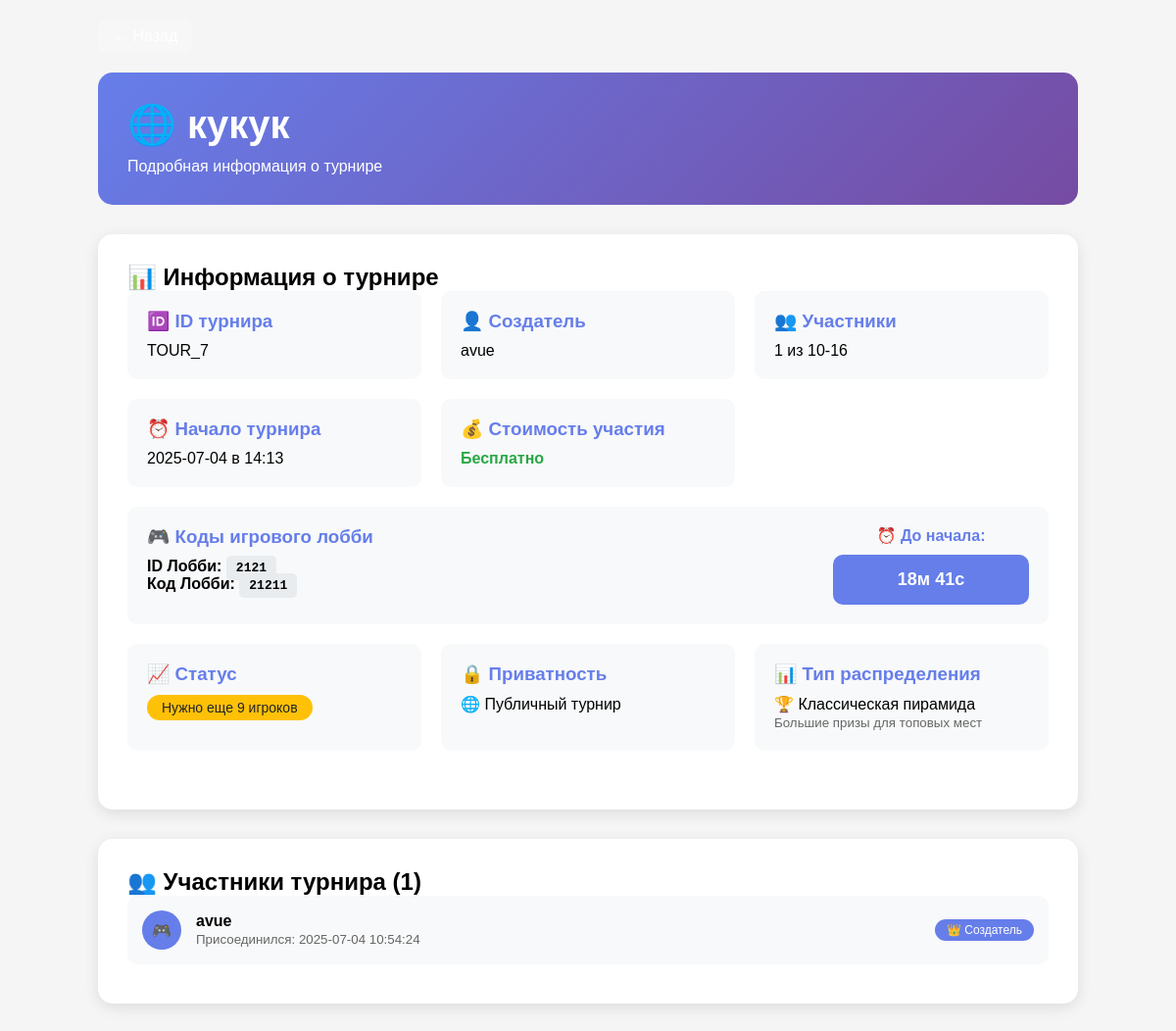
/tournament/7, run on an earlier commit of the app's database.
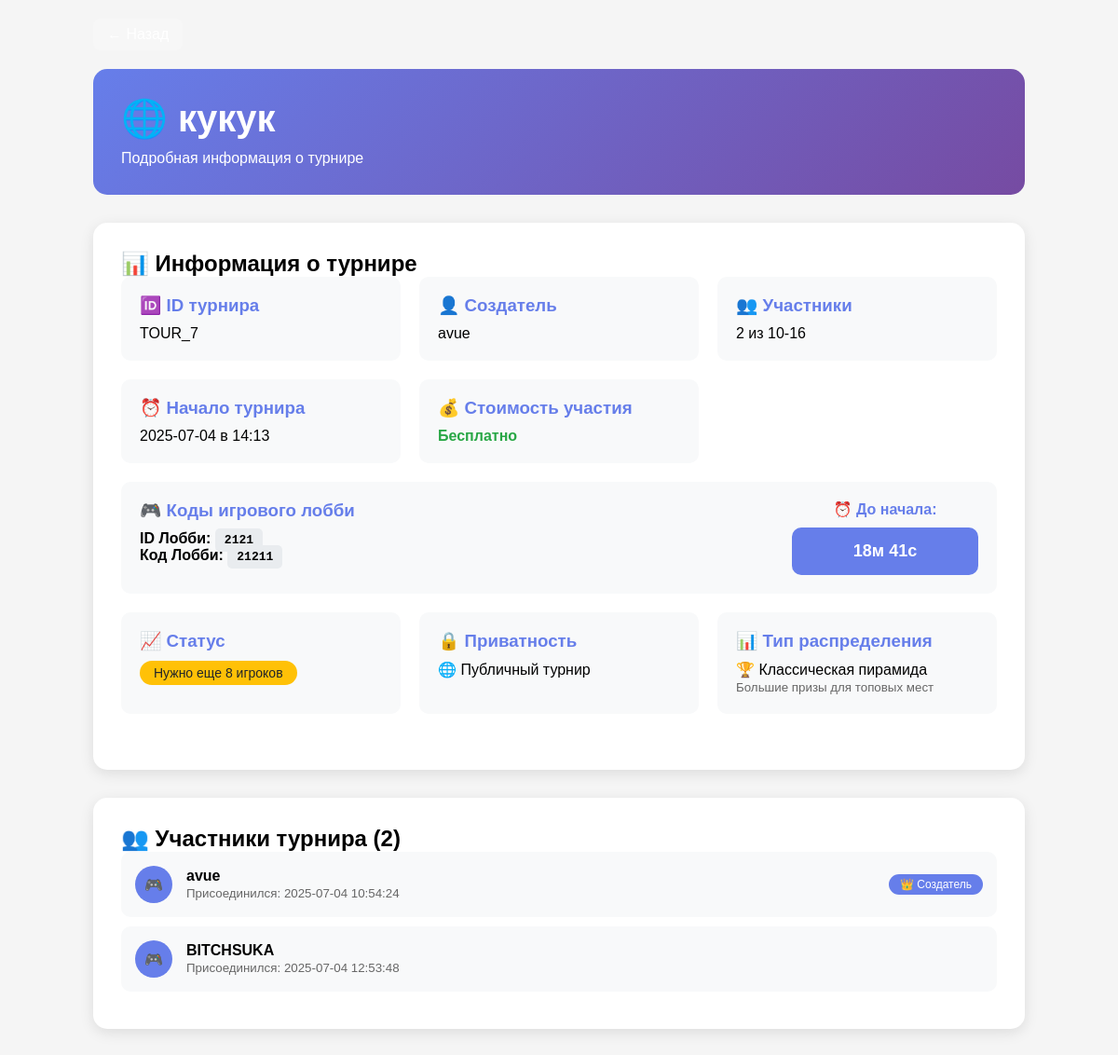
And on a later commit of the database.
### tables this page shows
CREATE TABLE tournaments (
                id INTEGER PRIMARY KEY AUTOINCREMENT,
                name TEXT NOT NULL,
                min_players INTEGER NOT NULL,
                max_players INTEGER NOT NULL,
                current_players INTEGER DEFAULT 0,
                status TEXT DEFAULT 'Набор участников',
                creator_username TEXT NOT NULL,
                start_date TEXT,
                start_time TEXT,
                entry_fee REAL DEFAULT 0,
                prize_pool REAL DEFAULT 0,
                tournament_type TEXT DEFAULT 'public',
                tournament_password TEXT,
                lobby_id TEXT,
                lobby_code TEXT,
                prize_distribution_type TEXT DEFAULT 'pyramid',
                created_at TIMESTAMP DEFAULT CURRENT_TIMESTAMP,
                FOREIGN KEY (creator_username) REFERENCES users (unique_username)
            );

CREATE TABLE tournament_participants (
                id INTEGER PRIMARY KEY AUTOINCREMENT,
                tournament_id INTEGER NOT NULL,
                username TEXT NOT NULL,
                joined_at TIMESTAMP DEFAULT CURRENT_TIMESTAMP,
                payment_status TEXT DEFAULT 'pending',
                FOREIGN KEY (tournament_id) REFERENCES tournaments (id),
                FOREIGN KEY (username) REFERENCES users (unique_username),
                UNIQUE(tournament_id, username)
            );

### web/app.py (the view, shortened to what this page needs)
@app.route('/tournament/<int:tournament_id>')
def tournament_detail(tournament_id):
    user = session.get('user')
    tournament = get_tournament_with_lobby_db(tournament_id)
    if not tournament:
        flash('Турнир не найден', 'error')
        return redirect(url_for('index'))
    tournament['participants'] = get_tournament_participants(tournament_id)
    return render_template('tournament_detail.html',
                         tournament=tournament,
                         bot_name=BOT_NAME,
                         user=user)

### web/templates/tournament_detail.html (shortened to what this page needs)
<!DOCTYPE html>
<html lang="ru">
<head>
</head>
<body>
    <div class="container">
        <a href="javascript:history.back()" class="back-btn">← Назад</a>
        <div class="header">
            <h1>
                {% if tournament.tournament_type == 'private' %}
                    🔒 {{ tournament.name }}
                {% else %}
                    🌐 {{ tournament.name }}
                {% endif %}
            </h1>
            <p>Подробная информация о турнире</p>
        </div>
        <div class="tournament-info">
            <h2>📊 Информация о турнире</h2>
            <div class="info-grid">
                <div class="info-item">
                    <h3>🆔 ID турнира</h3>
                    <p>TOUR_{{ tournament.id }}</p>
                </div>
                <div class="info-item">
                    <h3>👤 Создатель</h3>
                    <p>{{ tournament.creator }}</p>
                </div>
                <div class="info-item">
                    <h3>👥 Участники</h3>
                    <p>{{ tournament.current_players }} из {{ tournament.min_players }}-{{ tournament.max_players }}</p>
                </div>
                {% if tournament.start_date %}
                <div class="info-item">
                    <h3>⏰ Начало турнира</h3>
                    <p>{{ tournament.start_date }} в {{ tournament.start_time }}</p>
                </div>
                {% endif %}
                <div class="info-item">
                    <h3>💰 Стоимость участия</h3>
                    {% if tournament.entry_fee and tournament.entry_fee > 0 %}
                        <p>${{ "%.2f"|format(tournament.entry_fee) }}</p>
                    {% else %}
                        <p style="color: #28a745; font-weight: bold;">Бесплатно</p>
                    {% endif %}
                </div>
            {% if tournament.lobby_id or tournament.lobby_code %}
            <div class="info-item" style="grid-column: 1 / -1;">
                <div style="display: flex; justify-content: space-between; align-items: flex-start; flex-wrap: wrap; gap: 20px;">
                    <div style="flex: 1; min-width: 300px;">
                        <h3>🎮 Коды игрового лобби</h3>
                        {% if tournament.lobby_id %}
                            <p><strong>ID Лобби:</strong> <span style="font-family: monospace; background: #e9ecef; padding: 5px 10px; border-radius: 5px; font-weight: bold;">{{ tournament.lobby_id }}</span></p>
                        {% endif %}
                        {% if tournament.lobby_code %}
                            <p><strong>Код Лобби:</strong> <span style="font-family: monospace; background: #e9ecef; padding: 5px 10px; border-radius: 5px; font-weight: bold;">{{ tournament.lobby_code }}</span></p>
                        {% endif %}
                    </div>
                    {% if tournament.start_date and tournament.start_time %}
                    <div style="flex: 0 0 auto; min-width: 200px;">
                        <h4 style="color: #667eea; margin-bottom: 10px; text-align: center;">⏰ До начала:</h4>
                        <div id="countdown" style="background: #667eea; color: white; padding: 15px; border-radius: 10px; text-align: center; font-weight: bold;">
                            <div id="countdown-display">Загрузка...</div>
                        </div>
                    </div>
                    {% endif %}
                </div>
            </div>
            {% endif %}
                <div class="info-item">
                    <h3>📈 Статус</h3>
                    {% if tournament.current_players >= tournament.min_players and tournament.current_players < tournament.max_players %}
                        <span class="status" style="background: #28a745;">{{ tournament.status }} ✓</span>
                    {% elif tournament.current_players < tournament.min_players %}
                        <span class="status" style="background: #ffc107; color: #212529;">Нужно еще {{ tournament.min_players - tournament.current_players }} игроков</span>
                    {% else %}
                        <span class="status" style="background: #dc3545;">Турнир полный</span>
                    {% endif %}
                </div>
                <div class="info-item">
                    <h3>🔒 Приватность</h3>
                    {% if tournament.tournament_type == 'private' %}
                        <p>🔒 Приватный турнир</p>
                    {% else %}
                        <p>🌐 Публичный турнир</p>
                    {% endif %}
                </div>
                <div class="info-item">
                    <h3>📊 Тип распределения</h3>
                    {% if tournament.prize_distribution_type == 'nonlinear' %}
                        <p>📊 Non-linear распределение</p>
                        <small style="color: #666;">Более равномерное распределение призов</small>
                    {% else %}
                        <p>🏆 Классическая пирамида</p>
                        <small style="color: #666;">Большие призы для топовых мест</small>
                    {% endif %}
                </div>
            </div>
        </div>
        <div class="participants">
            <h2>👥 Участники турнира ({{ tournament.current_players }})</h2>
            {% if tournament.participants %}
                {% for participant in tournament.participants %}
                <div class="participant-card">
                    <div class="participant-avatar">
                        🎮
                    </div>
                    <div>
                        <strong>{{ participant.username }}</strong>
                        <br><small style="color: #666;">Присоединился: {{ participant.joined_at }}</small>
                    </div>
                    {% if participant.username == tournament.creator %}
                        <span style="margin-left: auto; background: #667eea; color: white; padding: 4px 12px; border-radius: 15px; font-size: 12px;">
                            👑 Создатель
                        </span>
                    {% endif %}
                </div>
                {% endfor %}
            {% else %}
                <p style="text-align: center; color: #666; padding: 40px;">
                    Участников пока нет. Станьте первым!
                </p>
            {% endif %}
        </div>
    </div>
</body>
</html>

### web/templates/tournament_detail.html (style rules this page uses)
* { margin: 0; padding: 0; box-sizing: border-box; }
body { font-family: Arial, sans-serif; background: #f5f5f5; padding: 20px; }
.container { max-width: 1000px; margin: 0 auto; }
.header { background: linear-gradient(135deg, #667eea 0%, #764ba2 100%); color: white; padding: 30px; border-radius: 15px; margin-bottom: 30px; }
.header h1 { font-size: 2.5em; margin-bottom: 10px; }
.back-btn { background: rgba(255,255,255,0.2); color: white; padding: 8px 15px; border-radius: 8px; text-decoration: none; margin-bottom: 20px; display: inline-block; }
.tournament-info { background: white; padding: 30px; border-radius: 15px; margin-bottom: 30px; box-shadow: 0 4px 15px rgba(0,0,0,0.1); }
.info-grid { display: grid; grid-template-columns: repeat(auto-fit, minmax(250px, 1fr)); gap: 20px; margin-bottom: 30px; }
.info-item { padding: 20px; background: #f8f9fa; border-radius: 10px; }
.info-item h3 { color: #667eea; margin-bottom: 10px; }
.participants { background: white; padding: 30px; border-radius: 15px; box-shadow: 0 4px 15px rgba(0,0,0,0.1); margin-bottom: 30px; }
.participant-card { background: #f8f9fa; padding: 15px; border-radius: 10px; margin-bottom: 10px; display: flex; align-items: center; gap: 15px; }
.participant-avatar { width: 40px; height: 40px; background: #667eea; border-radius: 50%; display: flex; align-items: center; justify-content: center; color: white; }
.status { padding: 5px 15px; border-radius: 20px; color: white; font-size: 14px; display: inline-block; }

What changed in the data, as far as the page shows it:
computed for tournaments "кукук": tournament.min_players-tournament.current_players "9" → "8"
added tournament_participants: username "BITCHSUKA", joined_at "2025-07-04 12:53:48"
Also different on the page:
{{ tournament.current_players }}: "1" → "2"
